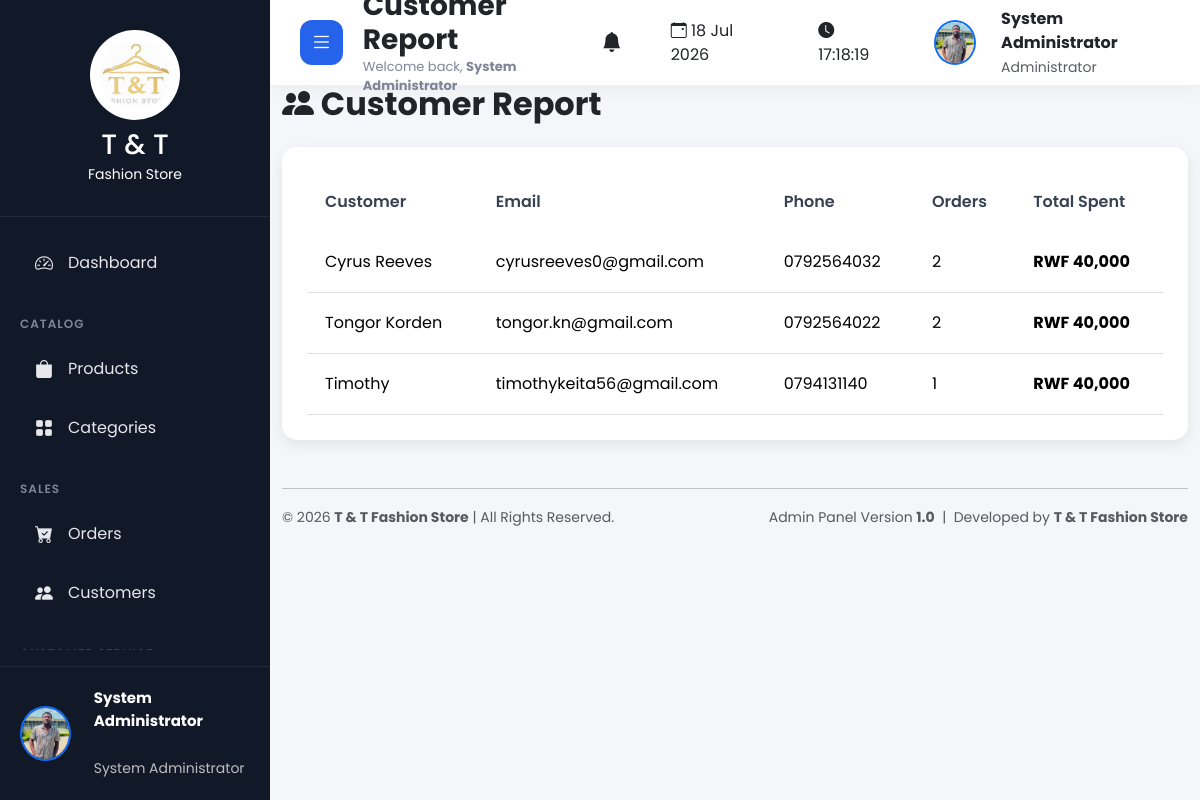
Page /admin/reports/customers.php (signed in) on the committed database.
### tables this page shows
CREATE TABLE `settings` (
  `id` int(11) NOT NULL,
  `store_name` varchar(150) DEFAULT NULL,
  `phone` varchar(50) DEFAULT NULL,
  `email` varchar(150) DEFAULT NULL,
  `address` text DEFAULT NULL,
  `logo` varchar(255) DEFAULT NULL,
  `website` varchar(255) DEFAULT NULL,
  `currency` varchar(20) DEFAULT 'RWF',
  `tax` decimal(5,2) DEFAULT 0.00,
  `shipping_fee` decimal(10,2) DEFAULT 0.00,
  `footer_text` text DEFAULT NULL,
  `facebook` varchar(255) DEFAULT NULL,
  `instagram` varchar(255) DEFAULT NULL,
  `twitter` varchar(255) DEFAULT NULL,
  `created_at` timestamp NOT NULL DEFAULT current_timestamp(),
  `updated_at` timestamp NOT NULL DEFAULT current_timestamp() ON UPDATE current_timestamp()
);

CREATE TABLE `customers` (
  `id` int(11) NOT NULL,
  `fullname` varchar(150) DEFAULT NULL,
  `email` varchar(150) DEFAULT NULL,
  `phone` varchar(30) DEFAULT NULL,
  `password` varchar(255) DEFAULT NULL,
  `address` text DEFAULT NULL,
  `city` varchar(100) DEFAULT NULL,
  `country` varchar(100) DEFAULT NULL,
  `photo` varchar(255) DEFAULT NULL,
  `status` enum('Active','Inactive') NOT NULL DEFAULT 'Active',
  `last_login` datetime DEFAULT NULL,
  `created_at` timestamp NOT NULL DEFAULT current_timestamp()
);

### admin/reports/customers.php (the view, shortened to what this page needs)
<?php
include("../includes/header.php");
include("../includes/sidebar.php");
include("../includes/topbar.php");
$customers=mysqli_query($conn,"
SELECT
customers.*,
COUNT(orders.id) total_orders,
IFNULL(SUM(orders.total),0) total_spent
FROM customers
LEFT JOIN orders
ON customers.id=orders.customer_id
GROUP BY customers.id
ORDER BY total_spent DESC
");
?>
<div class="container-fluid">
<div class="page-header mb-4">
<h2>
<i class="bi bi-people-fill"></i>
Customer Report
</h2>
</div>
<div class="content-card">
<div class="table-responsive">
<table class="table table-hover">
<thead>
<tr>
<th>Customer</th>
<th>Email</th>
<th>Phone</th>
<th>Orders</th>
<th>Total Spent</th>
</tr>
</thead>
<tbody>
<?php
while($row=mysqli_fetch_assoc($customers)){
?>
<tr>
<td>
<?php echo $row['fullname'];?>
</td>
<td>
<?php echo $row['email'];?>
</td>
<td>
<?php echo $row['phone'];?>
</td>
<td>
<?php echo $row['total_orders'];?>
</td>
<td>
<strong>
RWF <?php echo number_format($row['total_spent']);?>
</strong>
</td>
</tr>
<?php
}
?>
</tbody>
</table>
</div>
</div>
</div>
<?php
include("../includes/footer.php");
?>

### admin/includes/sidebar.php (shortened to what this page needs)
<?php
$currentPage = basename($_SERVER['PHP_SELF']);
$settings = [];
$settingsQuery = mysqli_query($conn,"SELECT * FROM settings LIMIT 1");
if($settingsQuery && mysqli_num_rows($settingsQuery)>0){
    $settings = mysqli_fetch_assoc($settingsQuery);
}
$storeLogo = "logo.png";
if(!empty($settings['logo'])){
    $storeLogo = $settings['logo'];
}
$adminPhoto = "default.png";
if(isset($_SESSION['admin_photo']) && !empty($_SESSION['admin_photo'])){
    $adminPhoto = $_SESSION['admin_photo'];
}
?>
<div class="sidebar">
    <div class="sidebar-header text-center">
        <img
        src="<?php echo SITE_URL; ?>/assets/images/settings/<?php echo htmlspecialchars($storeLogo); ?>"
        alt="T & T Fashion Store"
        class="img-fluid mb-2"
        style="
        width:90px;
        height:90px;
        object-fit:contain;
        ">
        <h3 class="mb-0">
            <?php
            echo !empty($settings['store_name'])
            ? "T & T"
            : "T & T";
            ?>
        </h3>
        <small>
            Fashion Store
        </small>
    </div>
    <ul class="sidebar-menu">
        <li class="<?php echo ($currentPage=="dashboard.php") ? "active" : ""; ?>">
            <a href="<?php echo SITE_URL; ?>/admin/dashboard.php">
                <i class="bi bi-speedometer2"></i>
                <span>Dashboard</span>
            </a>
        </li>
        <li class="menu-title">
            Catalog
        </li>
        <li>
            <a href="<?php echo SITE_URL; ?>/admin/products/index.php">
                <i class="bi bi-bag-fill"></i>
                <span>Products</span>
            </a>
        </li>
        <li>
            <a href="<?php echo SITE_URL; ?>/admin/categories/index.php">
                <i class="bi bi-grid-fill"></i>
                <span>Categories</span>
            </a>
        </li>
        <li class="menu-title">
            Sales
        </li>
        <li>
            <a href="<?php echo SITE_URL; ?>/admin/orders/index.php">
                <i class="bi bi-cart-check-fill"></i>
                <span>Orders</span>
            </a>
        </li>
        <li>
            <a href="<?php echo SITE_URL; ?>/admin/customers/index.php">
                <i class="bi bi-people-fill"></i>
                <span>Customers</span>
            </a>
        </li>
        <li class="menu-title">
        </li>
    </ul>
    <div class="sidebar-footer d-flex align-items-center">
        <img
        src="<?php echo SITE_URL; ?>/assets/images/admins/<?php echo htmlspecialchars($adminPhoto); ?>"
        class="rounded-circle border border-2 border-primary"
        style="
        width:55px;
        height:55px;
        object-fit:cover;
        "
        alt="Administrator">
        <div class="ms-2">
            <strong>
                <?php
                echo isset($_SESSION['admin_name'])
                ? htmlspecialchars($_SESSION['admin_name'])
                : "Administrator";
                ?>
            </strong>
            <br>
            <small>
                System Administrator
            </small>
        </div>
    </div>
</div>

### assets/css/dashboard.css (style rules this page uses)
* { margin:0; padding:0; box-sizing:border-box; font-family:'Poppins',sans-serif; }
body { background:#f4f7fc; overflow-x:hidden; }
.sidebar { position:fixed; left:0; top:0; width:270px; height:100vh; background:#111827; color:#fff; display:flex; flex-direction:column; justify-content:space-between; transition:.3s; z-index:999; }
.sidebar-header { text-align:center; padding:30px 20px; border-bottom:1px solid rgba(255,255,255,.08); }
.sidebar-header img { width:90px; height:90px; border-radius:50%; background:white; padding:10px; margin-bottom:15px; }
.sidebar-menu { list-style:none; padding:20px; overflow-y:auto; }
.sidebar-menu li { margin-bottom:6px; }
.sidebar-menu li.menu-title { color:#7d8597; font-size:12px; text-transform:uppercase; letter-spacing:1px; margin-top:25px; margin-bottom:10px; font-weight:600; }
.sidebar-menu li a { display:flex; align-items:center; justify-content:space-between; color:#e5e7eb; text-decoration:none; padding:13px 15px; border-radius:12px; transition:.3s; }
.sidebar-menu li a span { flex:1; margin-left:15px; }
.sidebar-menu li a i { font-size:18px; }
.sidebar-footer { padding:20px; border-top:1px solid rgba(255,255,255,.08); display:flex; align-items:center; gap:15px; }
.sidebar-footer img { width:55px; height:55px; border-radius:50%; object-fit:cover; border:3px solid #2563eb; }
.sidebar-footer strong { display:block; font-size:15px; }
.sidebar-footer small { color:#bdbdbd; }
.content-card { background:#ffffff; border-radius:20px; padding:25px; box-shadow:0 10px 25px rgba(0,0,0,.06); margin-bottom:30px; transition:.3s; }
.table { margin:0; }
.table thead { background:#f3f4f6; }
.table thead th { border:none; padding:18px; font-weight:600; color:#374151; }
.table tbody td { vertical-align:middle; padding:18px; }
.table tbody tr { transition:.3s; }
.content-card { animation:fadeUp .6s ease; }

### admin/includes/header.php (style rules this page uses)
* { margin:0; padding:0; box-sizing:border-box; font-family:'Poppins',sans-serif; }
body { background:#f5f6fa; overflow-x:hidden; }
a { text-decoration:none; }
.content-card { background:#fff; padding:25px; border-radius:15px; box-shadow:0 5px 15px rgba(0,0,0,.08); margin-bottom:25px; }
.page-header { margin-bottom:30px; }
.page-header h2 { font-weight:700; }

### rows in the picture
settings: logo (picture)
customers: fullname "Cyrus Reeves", email "cyrusreeves0@gmail.com", phone "0792564032", total_orders "2", total_spent "40,000"
customers: fullname "Tongor Korden", email "tongor.kn@gmail.com", phone "0792564022", total_orders "2", total_spent "40,000"
customers: fullname "Timothy", email "timothykeita56@gmail.com", phone "0794131140", total_orders "1", total_spent "40,000"

### other values in the picture
$_SESSION['admin_name'] "System Administrator"
